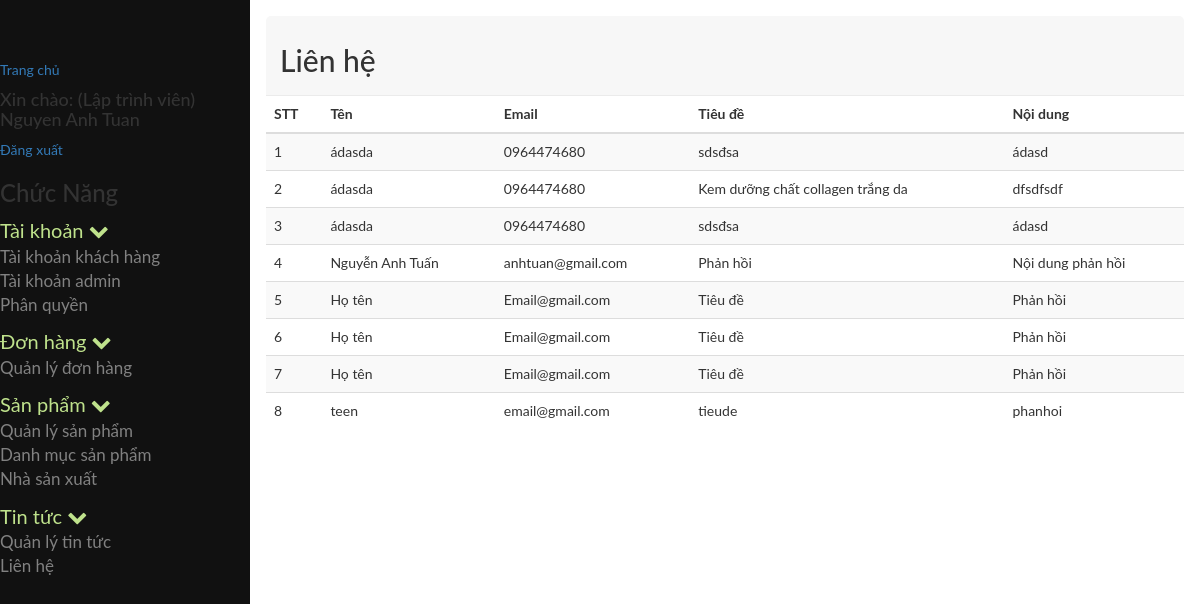
Page /admin/index.php?module=lienhe (signed in) on the earlier database version.
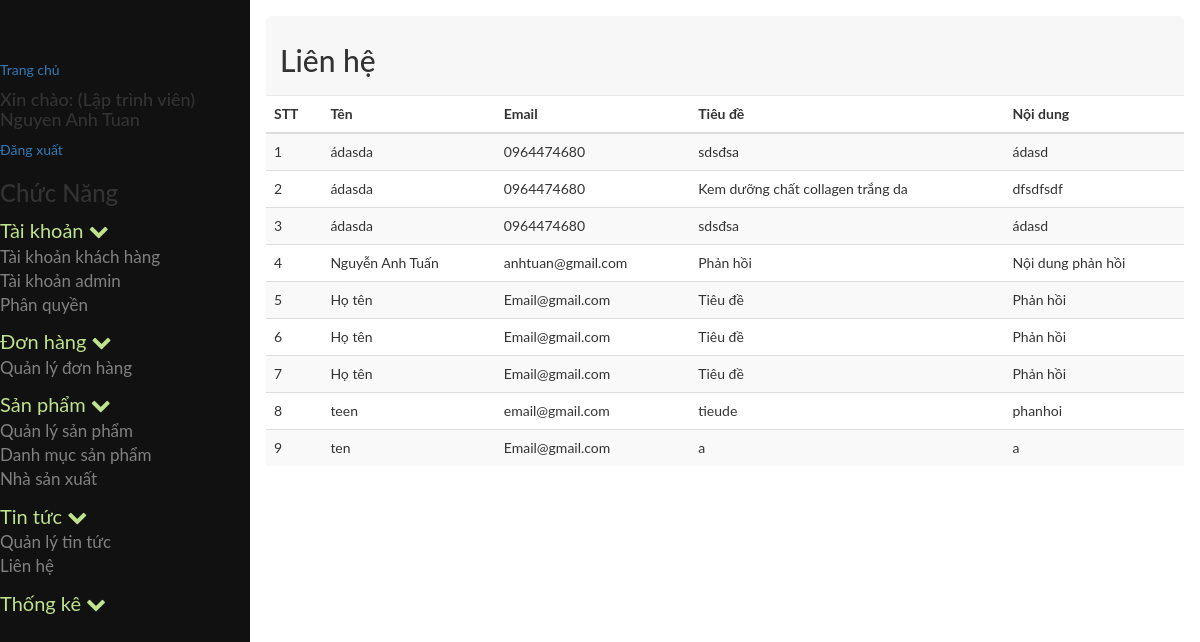
Same page on the later database version.
### tables this page shows
CREATE TABLE `tb_phanquyen` (
  `id` int(11) NOT NULL,
  `id_nhom` int(11) NOT NULL,
  `id_chucnang` int(11) NOT NULL
);

CREATE TABLE `tb_chucnang` (
  `id` int(11) NOT NULL,
  `ten` varchar(255) NOT NULL,
  `trangthai` tinyint(4) NOT NULL,
  `url` varchar(255) NOT NULL,
  `f_order` int(11) NOT NULL,
  `id_parent` int(11) NOT NULL,
  `nhanurl` varchar(255) NOT NULL,
  `hienthi` tinyint(4) NOT NULL,
  `bieutuong` varchar(255) NOT NULL
);

CREATE TABLE `tb_lienhe` (
  `id` int(11) NOT NULL,
  `ten` varchar(50) NOT NULL,
  `email` varchar(100) NOT NULL,
  `tieude` varchar(150) NOT NULL,
  `noidung` varchar(225) NOT NULL
);

### admin/cores/loader.php (called while the page is built, shortened)
<?php
class loader
{
	public function view($name='',$data=array())
	{
		extract($data);
		include BASEPATH.'views/'.$name.'.php' ;
	}
}
?>

### admin/models/admin/phanquyenchucnang.php (called while the page is built, shortened)
<?php
include_once 'JATOVI_Model.php';
class phanquyenchucnang extends JATOVI_Model
{
	private $_table = "tb_phanquyen";
	private $_table2 = "tb_chucnang";
	public function getrole($id_nhom)
	{
		$sql = "SELECT * FROM {$this->_table}  INNER JOIN {$this->_table2} WHERE id_nhom = {$id_nhom} AND {$this->_table}.id_chucnang = {$this->_table2}.id ";
		$query = $this->connection->prepare($sql);
		$query->execute();
		$result = $query->fetchAll();
		return $result;
	}
}
$phanquyenchucnang = new phanquyenchucnang();
?>

### admin/models/admin/JATOVI_Model.php (called while the page is built, shortened)
<?php
class JATOVI_Model
{
	private $host = 'localhost';
	private $dbname = 'project_jatovi';
	private $dbuser = 'root';
	private $dbpass = '';
	function __construct()
	{
		try {
			$this->connection  = new PDO("mysql:host={$this->host};dbname={$this->dbname};charset=utf8",$this->dbuser,$this->dbpass);
		} catch (PDOException $e) {
			echo "(DB connection error) Lỗi kết nối cơ sở dữ liệu: ".$e->getMessage();
		}
	}
}
?>

### admin/models/admin/lienhe_model.php (called while the page is built, shortened)
<?php
include_once 'JATOVI_Model.php';
class lienhe_model extends JATOVI_Model
{
	private $_table = 'tb_lienhe';
	public function selectall()
	{
		$sql = "SELECT *
		FROM {$this->_table}";
		$query = $this->connection->prepare($sql);
		$query->execute();
		$result = $query->fetchAll();
		return $result;
	}
}
$lienhe_model = new lienhe_model();
 ?>

### admin/views/admin/tintuc/lienhe.php (the view, shortened to what this page needs)
<div class="row">
	<div class="col-md-12">
		<div class="popover-title">
			<h2>Liên hệ</h2>
		</div>
	</div>
</div>
<div class="row">
	<div class="col-md-12">
		<div class="">
			<table class="table table-striped">
				<thead>
					<tr>
						<th>STT</th>
						<th>Tên</th>
						<th>Email</th>
						<th>Tiêu đề</th>
						<th>Nội dung</th>
					</tr>
				</thead>
				<tbody>
					<?php $i=1; foreach ($lienhe as $value): ?>
						<tr>
							<td><?=$i++?></td>
							<td><?=$value['ten']?></td>
							<td><?=$value['email']?></td>
							<td><?=$value['tieude']?></td>
							<td><?=$value['noidung']?></td>
						</tr>
					<?php endforeach; ?>
				</tbody>
			</table>

### admin/views/admin/partial/sidebar.php (shortened to what this page needs)
<?php
	include_once BASEPATH.'models/admin/phanquyenchucnang.php';
	$chucnang = $phanquyenchucnang->getrole($_SESSION['userGroup']);
	$menu = array();
	foreach ($chucnang as $p) {
		if ($p['id_parent']==0) {
			$child=array();
			foreach ($chucnang as $p2) {
				if ($p2['id_parent']==$p['id']) {
					$child[]=$p2;
				}
			}
			$menu[]=array(
				'parent'=>$p,
				'child'=>$child
			);
		}
	}
?>
<nav class="sidenav" id="mySidenav">
	<a href="<?=base_url?>index.php">Trang chủ</a>
	<h4>Xin chào: <?='('.$_SESSION['userChucdanh'].')'?> <?=$_SESSION['userName']?></h4>
	<a href="<?=base_url?>index.php?module=page&action=page_logout">Đăng xuất</a>
	<h3>Chức Năng</h3>
	<?php foreach($menu as $value): ?>
		<ul>
			<li>
				<a class="parent_text">
					<?php echo $value['parent']['ten']; ?>
					<span class="fa fa-chevron-down"></span>
				</a>
				<ul>
					<?php foreach($value['child'] as $child): ?>
						<li class="<?=$child['hienthi']==0?"hidden":""?>">
							<a href="<?=base_url.'index.php?module='.$child['url']?>">
								<?=$child['ten']?>
							</a>
						</li>
					<?php endforeach; ?>
				</ul>
			</li>
		</ul>
	<?php endforeach; ?>
</nav>

Differences in the rows shown:
added tb_phanquyen: id_chucnang.ten "Thống kê", shown under "Chức Năng"
added tb_lienhe: ten "ten", email "Email@gmail.com", tieude "a", noidung "a"
